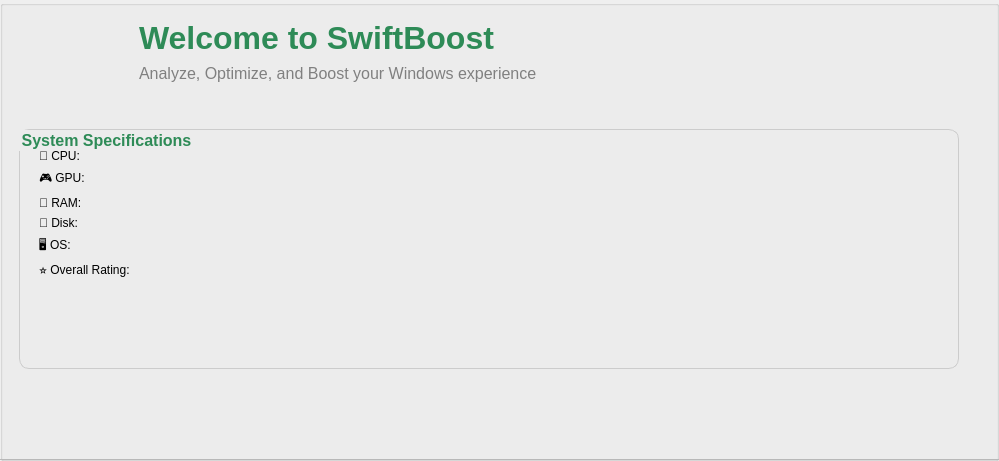
<?xml version="1.0" encoding="UTF-8"?>
<ui version="4.0">
 <class>mainmenu</class>
 <widget class="QGroupBox" name="mainmenu">
  <property name="geometry">
   <rect>
    <x>0</x>
    <y>0</y>
    <width>999</width>
    <height>461</height>
   </rect>
  </property>
  <property name="windowTitle">
   <string>SwiftBoost - System Overview</string>
  </property>
  <widget class="QFrame" name="frame_main">
   <property name="geometry">
    <rect>
     <x>-1</x>
     <y>-1</y>
     <width>1001</width>
     <height>461</height>
    </rect>
   </property>
   <property name="frameShape">
    <enum>QFrame::Shape::StyledPanel</enum>
   </property>
   <property name="frameShadow">
    <enum>QFrame::Shadow::Raised</enum>
   </property>
   <widget class="QLabel" name="label_logo">
    <property name="geometry">
     <rect>
      <x>20</x>
      <y>10</y>
      <width>100</width>
      <height>100</height>
     </rect>
    </property>
    <property name="pixmap">
     <pixmap>:/icons/logo.png</pixmap>
    </property>
    <property name="scaledContents">
     <bool>true</bool>
    </property>
   </widget>
   <widget class="QLabel" name="label_title">
    <property name="geometry">
     <rect>
      <x>140</x>
      <y>20</y>
      <width>821</width>
      <height>40</height>
     </rect>
    </property>
    <property name="styleSheet">
     <string notr="true">font-size: 24px; font-weight: bold; color: #2E8B57;</string>
    </property>
    <property name="text">
     <string>&lt;html&gt;&lt;head/&gt;&lt;body&gt;&lt;p&gt;&lt;span style=&quot; font-size:24pt;&quot;&gt;Welcome to SwiftBoost&lt;/span&gt;&lt;/p&gt;&lt;/body&gt;&lt;/html&gt;</string>
    </property>
   </widget>
   <widget class="QLabel" name="label_subtitle">
    <property name="geometry">
     <rect>
      <x>140</x>
      <y>60</y>
      <width>821</width>
      <height>30</height>
     </rect>
    </property>
    <property name="styleSheet">
     <string notr="true">font-size: 14px; color: gray;</string>
    </property>
    <property name="text">
     <string>&lt;html&gt;&lt;head/&gt;&lt;body&gt;&lt;p&gt;&lt;span style=&quot; font-size:12pt;&quot;&gt;Analyze, Optimize, and Boost your Windows experience&lt;/span&gt;&lt;/p&gt;&lt;/body&gt;&lt;/html&gt;</string>
    </property>
   </widget>
   <widget class="QGroupBox" name="groupBox_specs">
    <property name="geometry">
     <rect>
      <x>20</x>
      <y>130</y>
      <width>940</width>
      <height>240</height>
     </rect>
    </property>
    <property name="styleSheet">
     <string notr="true">QGroupBox { font-size: 16px; font-weight: bold; color: #2E8B57; border: 1px solid #ccc; border-radius: 10px; padding: 10px; }</string>
    </property>
    <property name="title">
     <string>System Specifications</string>
    </property>
    <property name="alignment">
     <set>Qt::AlignmentFlag::AlignLeading|Qt::AlignmentFlag::AlignLeft|Qt::AlignmentFlag::AlignTop</set>
    </property>
    <layout class="QFormLayout" name="formLayout_specs">
     <item row="0" column="1">
      <widget class="QLabel" name="label_cpu_info">
       <property name="text">
        <string/>
       </property>
      </widget>
     </item>
     <item row="1" column="0">
      <widget class="QLabel" name="label_gpu_title">
       <property name="text">
        <string>🎮 GPU:</string>
       </property>
      </widget>
     </item>
     <item row="1" column="1">
      <widget class="QLabel" name="label_gpu_info">
       <property name="text">
        <string/>
       </property>
      </widget>
     </item>
     <item row="2" column="0">
      <widget class="QLabel" name="label_ram_title">
       <property name="text">
        <string>💾 RAM:</string>
       </property>
      </widget>
     </item>
     <item row="2" column="1">
      <widget class="QLabel" name="label_ram_info">
       <property name="text">
        <string/>
       </property>
      </widget>
     </item>
     <item row="3" column="0">
      <widget class="QLabel" name="label_disk_title">
       <property name="text">
        <string>💽 Disk:</string>
       </property>
      </widget>
     </item>
     <item row="3" column="1">
      <widget class="QLabel" name="label_disk_info">
       <property name="text">
        <string/>
       </property>
      </widget>
     </item>
     <item row="4" column="0">
      <widget class="QLabel" name="label_os_title">
       <property name="text">
        <string>🖥️ OS:</string>
       </property>
      </widget>
     </item>
     <item row="4" column="1">
      <widget class="QLabel" name="label_os_info">
       <property name="text">
        <string/>
       </property>
      </widget>
     </item>
     <item row="5" column="0">
      <widget class="QLabel" name="label_rating_title">
       <property name="text">
        <string>⭐ Overall Rating:</string>
       </property>
      </widget>
     </item>
     <item row="5" column="1">
      <widget class="QLabel" name="label_rating_info">
       <property name="text">
        <string/>
       </property>
      </widget>
     </item>
     <item row="0" column="0">
      <widget class="QLabel" name="label_cpu_title">
       <property name="text">
        <string>🧠 CPU:</string>
       </property>
      </widget>
     </item>
    </layout>
   </widget>
  </widget>
 </widget>
 <resources/>
 <connections/>
</ui>
